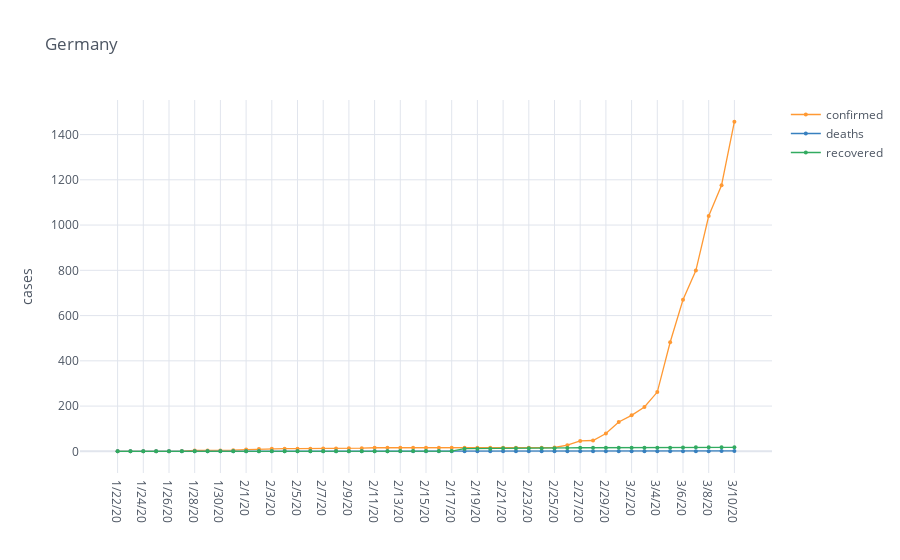

The notebook cell saved with this chart:
### Code cell
import numpy as np
import pandas as pd
import cufflinks as cf
import plotly.graph_objs as go
import mytools.regression as reg
import mytools.date as dt
import mytools.plot as mp
import matplotlib.pyplot as plt

cf.go_offline()
cf.set_config_file(offline=False, world_readable=True)

file_confirmed = 'https://raw.githubusercontent.com/CSSEGISandData/COVID-19/master/csse_covid_19_data/csse_covid_19_time_series/time_series_19-covid-Confirmed.csv'
file_deaths = 'https://raw.githubusercontent.com/CSSEGISandData/COVID-19/master/csse_covid_19_data/csse_covid_19_time_series/time_series_19-covid-Deaths.csv'
file_recovered = 'https://raw.githubusercontent.com/CSSEGISandData/COVID-19/master/csse_covid_19_data/csse_covid_19_time_series/time_series_19-covid-Recovered.csv'

country = 'Germany'


df_confirmed = pd.read_csv(file_confirmed)
confirmed_cases = df_confirmed[df_confirmed['Country/Region'] == country].loc[:, '1/22/20':].transpose(copy=True)

df_deaths = pd.read_csv(file_deaths)
death_cases = df_deaths[df_deaths['Country/Region'] == country].loc[:, '1/22/20':].transpose(copy=True)

df_recovered = pd.read_csv(file_recovered)
recovered_cases = df_recovered[df_recovered['Country/Region'] == country].loc[:, '1/22/20':].transpose(copy=True)

overall_stats = pd.concat([confirmed_cases, death_cases, recovered_cases], axis=1, sort=False)
overall_stats.columns = ['confirmed', 'deaths', 'recovered']
fig = overall_stats.iplot(theme="white", title=country, size=4, yTitle='cases', mode='lines+markers', asFigure=True)
fig.show()

### Figure 1 — Plotly figure (JSON) as saved in the notebook; plotly's stock layout.template omitted (floating-point values rounded to 4 significant figures)
{"data": [{"line": {"color": "rgba(255, 153, 51, 1.0)", "dash": "solid", "shape": "linear", "width": 1.3}, "marker": {"size": 4, "symbol": "circle"}, "mode": "lines+markers", "name": "confirmed", "text": "", "type": "scatter", "x": ["1/22/20", "1/23/20", "1/24/20", "1/25/20", "1/26/20", "1/27/20", "1/28/20", "1/29/20", "1/30/20", "1/31/20", "2/1/20", "2/2/20", "2/3/20", "2/4/20", "2/5/20", "2/6/20", "2/7/20", "2/8/20", "2/9/20", "2/10/20", "2/11/20", "2/12/20", "2/13/20", "2/14/20", "2/15/20", "2/16/20", "2/17/20", "2/18/20", "2/19/20", "2/20/20", "2/21/20", "2/22/20", "2/23/20", "2/24/20", "2/25/20", "2/26/20", "2/27/20", "2/28/20", "2/29/20", "3/1/20", "3/2/20", "3/3/20", "3/4/20", "3/5/20", "3/6/20", "3/7/20", "3/8/20", "3/9/20", "3/10/20"], "y": [0, 0, 0, 0, 0, 1, 4, 4, 4, 5, 8, 10, 12, 12, 12, 12, 13, 13, 14, 14, 16, 16, 16, 16, 16, 16, 16, 16, 16, 16, 16, 16, 16, 16, 17, 27, 46, 48, 79, 130, 159, 196, 262, 482, 670, 799, 1040, 1176, 1457]}, {"line": {"color": "rgba(55, 128, 191, 1.0)", "dash": "solid", "shape": "linear", "width": 1.3}, "marker": {"size": 4, "symbol": "circle"}, "mode": "lines+markers", "name": "deaths", "text": "", "type": "scatter", "x": ["1/22/20", "1/23/20", "1/24/20", "1/25/20", "1/26/20", "1/27/20", "1/28/20", "1/29/20", "1/30/20", "1/31/20", "2/1/20", "2/2/20", "2/3/20", "2/4/20", "2/5/20", "2/6/20", "2/7/20", "2/8/20", "2/9/20", "2/10/20", "2/11/20", "2/12/20", "2/13/20", "2/14/20", "2/15/20", "2/16/20", "2/17/20", "2/18/20", "2/19/20", "2/20/20", "2/21/20", "2/22/20", "2/23/20", "2/24/20", "2/25/20", "2/26/20", "2/27/20", "2/28/20", "2/29/20", "3/1/20", "3/2/20", "3/3/20", "3/4/20", "3/5/20", "3/6/20", "3/7/20", "3/8/20", "3/9/20", "3/10/20"], "y": [0, 0, 0, 0, 0, 0, 0, 0, 0, 0, 0, 0, 0, 0, 0, 0, 0, 0, 0, 0, 0, 0, 0, 0, 0, 0, 0, 0, 0, 0, 0, 0, 0, 0, 0, 0, 0, 0, 0, 0, 0, 0, 0, 0, 0, 0, 0, 2, 2]}, {"line": {"color": "rgba(50, 171, 96, 1.0)", "dash": "solid", "shape": "linear", "width": 1.3}, "marker": {"size": 4, "symbol": "circle"}, "mode": "lines+markers", "name": "recovered", "text": "", "type": "scatter", "x": ["1/22/20", "1/23/20", "1/24/20", "1/25/20", "1/26/20", "1/27/20", "1/28/20", "1/29/20", "1/30/20", "1/31/20", "2/1/20", "2/2/20", "2/3/20", "2/4/20", "2/5/20", "2/6/20", "2/7/20", "2/8/20", "2/9/20", "2/10/20", "2/11/20", "2/12/20", "2/13/20", "2/14/20", "2/15/20", "2/16/20", "2/17/20", "2/18/20", "2/19/20", "2/20/20", "2/21/20", "2/22/20", "2/23/20", "2/24/20", "2/25/20", "2/26/20", "2/27/20", "2/28/20", "2/29/20", "3/1/20", "3/2/20", "3/3/20", "3/4/20", "3/5/20", "3/6/20", "3/7/20", "3/8/20", "3/9/20", "3/10/20"], "y": [0, 0, 0, 0, 0, 0, 0, 0, 0, 0, 0, 0, 0, 0, 0, 0, 0, 0, 0, 0, 0, 0, 1, 1, 1, 1, 1, 12, 12, 12, 14, 14, 14, 14, 14, 15, 16, 16, 16, 16, 16, 16, 16, 16, 17, 18, 18, 18, 18]}], "layout": {"legend": {"bgcolor": "#FFFFFF", "font": {"color": "#4D5663"}}, "paper_bgcolor": "#FFFFFF", "plot_bgcolor": "#FFFFFF", "title": {"font": {"color": "#4D5663"}, "text": "Germany"}, "xaxis": {"gridcolor": "#E1E5ED", "showgrid": true, "tickfont": {"color": "#4D5663"}, "title": {"font": {"color": "#4D5663"}, "text": ""}, "zerolinecolor": "#E1E5ED"}, "yaxis": {"gridcolor": "#E1E5ED", "showgrid": true, "tickfont": {"color": "#4D5663"}, "title": {"font": {"color": "#4D5663"}, "text": "cases"}, "zerolinecolor": "#E1E5ED"}}}
